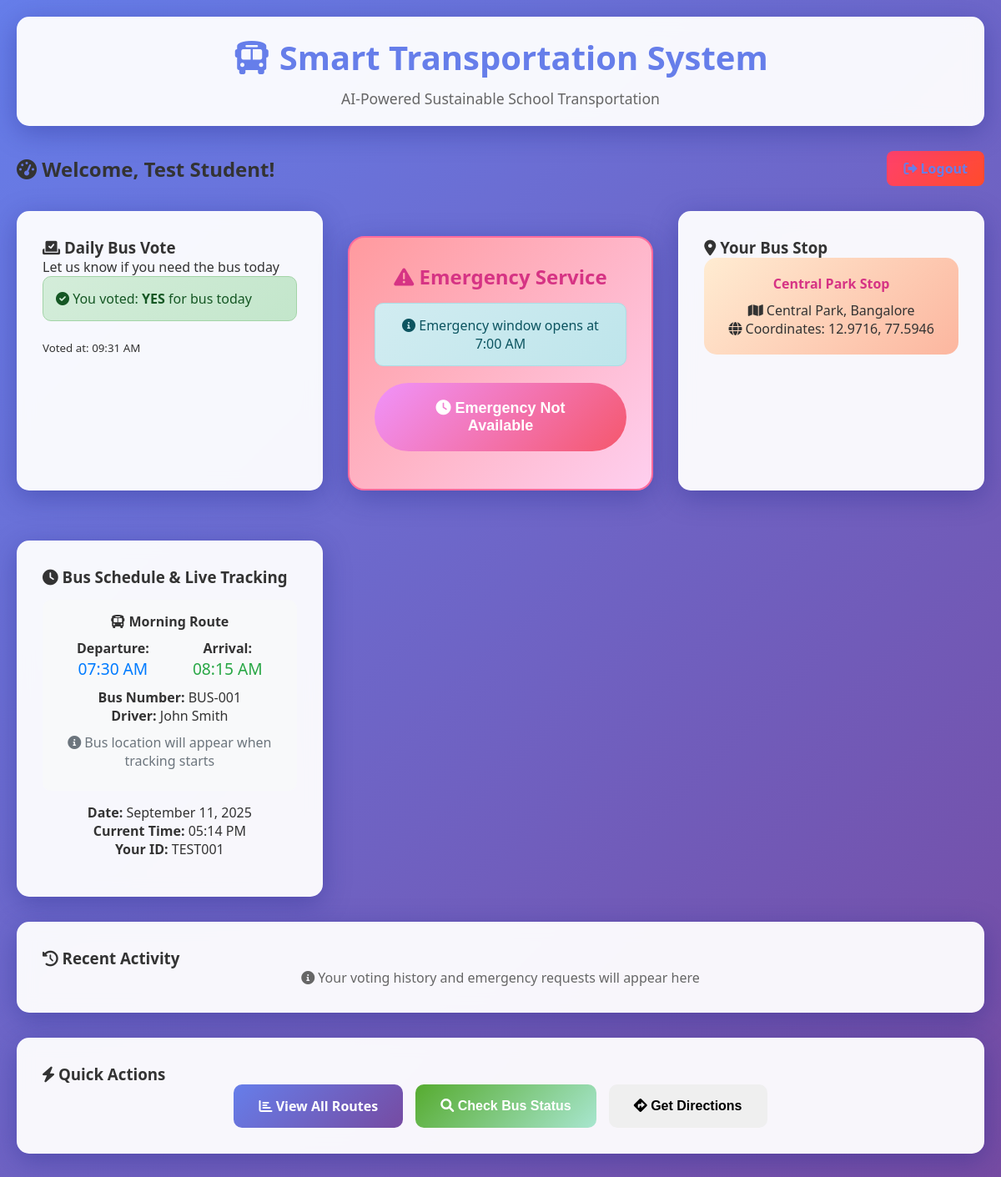
The app's page /dashboard (signed in) with its own data.
### app.py (models this page shows)
class Student(UserMixin, db.Model):
    id = db.Column(db.Integer, primary_key=True)
    student_id = db.Column(db.String(20), unique=True, nullable=False)
    name = db.Column(db.String(100), nullable=False)
    password_hash = db.Column(db.String(120), nullable=False)
    stop_id = db.Column(db.Integer, db.ForeignKey('bus_stop.id'), nullable=False)
    created_at = db.Column(db.DateTime, default=datetime.utcnow)
    stop = db.relationship('BusStop', backref='students')
    votes = db.relationship('DailyVote', backref='student', lazy=True)
    emergency_requests = db.relationship('EmergencyRequest', backref='student', lazy=True)

class DailyVote(db.Model):
    id = db.Column(db.Integer, primary_key=True)
    student_id = db.Column(db.Integer, db.ForeignKey('student.id'), nullable=False)
    vote_date = db.Column(db.Date, nullable=False)
    needs_bus = db.Column(db.Boolean, nullable=False)
    voted_at = db.Column(db.DateTime, default=datetime.utcnow)
    __table_args__ = (db.UniqueConstraint('student_id', 'vote_date', name='unique_daily_vote'),)

class BusStop(db.Model):
    id = db.Column(db.Integer, primary_key=True)
    name = db.Column(db.String(100), nullable=False)
    latitude = db.Column(db.Float, nullable=False)
    longitude = db.Column(db.Float, nullable=False)
    address = db.Column(db.String(200))
    created_at = db.Column(db.DateTime, default=datetime.utcnow)

class BusSchedule(db.Model):
    id = db.Column(db.Integer, primary_key=True)
    route_name = db.Column(db.String(100), nullable=False)
    departure_time = db.Column(db.Time, nullable=False)
    arrival_time = db.Column(db.Time, nullable=False)
    bus_number = db.Column(db.String(20), nullable=False)
    driver_name = db.Column(db.String(100), nullable=False)
    is_active = db.Column(db.Boolean, default=True)
    created_at = db.Column(db.DateTime, default=datetime.utcnow)

### app.py (the view)
@app.route('/dashboard')
@login_required
def dashboard():
    today = datetime.now().date()
    now = datetime.now()
    today_vote = DailyVote.query.filter_by(
        student_id=current_user.id,
        vote_date=today
    ).first()
    emergency_active = False
    current_time = now.time()
    if current_time >= datetime.strptime("07:00", "%H:%M").time() and \
       current_time <= datetime.strptime("07:30", "%H:%M").time():
        emergency_active = True
    user_stop = BusStop.query.get(current_user.stop_id)
    bus_schedule = BusSchedule.query.filter_by(is_active=True).first()
    bus_location = BusLocation.query.order_by(BusLocation.timestamp.desc()).first()
    return render_template('dashboard.html',
                         current_user=current_user,
                         today_vote=today_vote,
                         emergency_active=emergency_active,
                         user_stop=user_stop,
                         now=now,
                         bus_schedule=bus_schedule,
                         bus_location=bus_location)

### app.py (called while the page is built)
@login_manager.user_loader
def load_user(user_id):
    return Student.query.get(int(user_id))

### templates/dashboard.html (shortened to what this page needs)
{% extends "base.html" %}
{% block content %}
<div class="nav">
    <h2><i class="fas fa-tachometer-alt"></i> Welcome, {{ current_user.name }}!</h2>
    <a href="{{ url_for('logout') }}" class="btn btn-danger">
        <i class="fas fa-sign-out-alt"></i> Logout
    </a>
</div>
<div class="dashboard-grid">
    <div class="card">
        <h3><i class="fas fa-vote-yea"></i> Daily Bus Vote</h3>
        <p>Let us know if you need the bus today</p>
        {% if today_vote %}
            <div class="alert alert-success">
                <i class="fas fa-check-circle"></i>
                You voted: <strong>{{ 'YES' if today_vote.needs_bus else 'NO' }}</strong> for bus today
            </div>
            <p><small>Voted at: {{ today_vote.voted_at.strftime('%I:%M %p') }}</small></p>
        {% endif %}
    </div>
    <div class="card emergency-section {% if emergency_active %}emergency-active{% endif %}">
        <h3><i class="fas fa-exclamation-triangle"></i> Emergency Service</h3>
        {% if emergency_active %}
            <div class="alert alert-danger">
                <i class="fas fa-clock"></i> Emergency window is active (7:00 AM - 7:30 AM)
            </div>
            <button onclick="requestEmergency()" class="btn btn-warning">
                <i class="fas fa-bell"></i> Request Emergency Bus
            </button>
            <p><small>Click if you missed your regular bus</small></p>
        {% else %}
            <div class="alert alert-info">
                <i class="fas fa-info-circle"></i> Emergency window opens at 7:00 AM
            </div>
            <button class="btn btn-warning" disabled>
                <i class="fas fa-clock"></i> Emergency Not Available
            </button>
        {% endif %}
    </div>
    <div class="card">
        <h3><i class="fas fa-map-marker-alt"></i> Your Bus Stop</h3>
        <div class="stop-info">
            <h4>{{ user_stop.name }}</h4>
            <p><i class="fas fa-map"></i> {{ user_stop.address }}</p>
            <p><i class="fas fa-globe"></i> Coordinates: {{ "%.4f"|format(user_stop.latitude) }}, {{ "%.4f"|format(user_stop.longitude) }}</p>
        </div>
    </div>
    <div class="card">
        <h3><i class="fas fa-clock"></i> Bus Schedule & Live Tracking</h3>
        <div style="text-align: center;">
            {% if bus_schedule %}
                <div style="margin: 15px 0; padding: 15px; background: #f8f9fa; border-radius: 10px;">
                    <h4><i class="fas fa-bus"></i> {{ bus_schedule.route_name }}</h4>
                    <div style="display: flex; justify-content: space-around; margin: 10px 0;">
                        <div>
                            <strong>Departure:</strong><br>
                            <span style="font-size: 1.2em; color: #007bff;">{{ bus_schedule.departure_time.strftime('%I:%M %p') }}</span>
                        </div>
                        <div>
                            <strong>Arrival:</strong><br>
                            <span style="font-size: 1.2em; color: #28a745;">{{ bus_schedule.arrival_time.strftime('%I:%M %p') }}</span>
                        </div>
                    </div>
                    <div style="margin: 10px 0;">
                        <strong>Bus Number:</strong> {{ bus_schedule.bus_number }}<br>
                        <strong>Driver:</strong> {{ bus_schedule.driver_name }}
                    </div>
                    {% if bus_location %}
                        <div style="margin: 15px 0; padding: 10px; background: #d4edda; border-radius: 5px;">
                            <strong><i class="fas fa-map-marker-alt"></i> Live Location:</strong><br>
                            <span id="live-location">{{ bus_location.status.title() }}</span><br>
                            <small>Updated: {{ bus_location.timestamp.strftime('%I:%M %p') }}</small>
                        </div>
                    {% else %}
                        <div style="margin: 10px 0; color: #6c757d;">
                            <i class="fas fa-info-circle"></i> Bus location will appear when tracking starts
                        </div>
                    {% endif %}
                </div>
            {% else %}
                <div style="margin: 15px 0; color: #6c757d;">
                    <i class="fas fa-info-circle"></i> Bus schedule will be available after route optimization
                </div>
            {% endif %}
            <div style="margin: 15px 0;">
                <strong>Date:</strong> {{ now.strftime('%B %d, %Y') }}<br>
                <strong>Current Time:</strong> {{ now.strftime('%I:%M %p') }}<br>
                <strong>Your ID:</strong> {{ current_user.student_id }}
            </div>
        </div>
    </div>
</div>
<div class="card">
    <h3><i class="fas fa-history"></i> Recent Activity</h3>
    <div style="text-align: center; color: #666;">
        <i class="fas fa-info-circle"></i>
        Your voting history and emergency requests will appear here
    </div>
</div>
<div class="card">
    <h3><i class="fas fa-bolt"></i> Quick Actions</h3>
    <div style="display: flex; gap: 15px; flex-wrap: wrap; justify-content: center;">
        <a href="{{ url_for('admin_dashboard_secure') }}" class="btn btn-primary">
            <i class="fas fa-chart-bar"></i> View All Routes
        </a>
        <button onclick="checkBusStatus()" class="btn btn-success">
            <i class="fas fa-search"></i> Check Bus Status
        </button>
        <button onclick="getDirections()" class="btn btn-info">
            <i class="fas fa-directions"></i> Get Directions
        </button>
    </div>
</div>
{% endblock %}

### static/css/style.css (style rules this page uses)
* { margin: 0; padding: 0; box-sizing: border-box; }
body { font-family: 'Segoe UI', Tahoma, Geneva, Verdana, sans-serif; background: linear-gradient(135deg, #667eea 0%, #764ba2 100%); min-height: 100vh; color: #333; }
.card { background: rgba(255, 255, 255, 0.95); backdrop-filter: blur(10px); border-radius: 15px; padding: 30px; margin-bottom: 30px; box-shadow: 0 8px 32px rgba(31, 38, 135, 0.37); border: 1px solid rgba(255, 255, 255, 0.18); transition: transform 0.3s ease, box-shadow 0.3s ease; }
.btn { padding: 15px 30px; border: none; border-radius: 10px; font-size: 16px; font-weight: 600; cursor: pointer; transition: all 0.3s ease; text-decoration: none; display: inline-block; text-align: center; }
.btn-primary { background: linear-gradient(135deg, #667eea, #764ba2); color: white; }
.btn-success { background: linear-gradient(135deg, #56ab2f, #a8e6cf); color: white; }
.btn-danger { background: linear-gradient(135deg, #ff416c, #ff4b2b); color: white; }
.btn-warning { background: linear-gradient(135deg, #f093fb, #f5576c); color: white; font-size: 18px; padding: 20px 40px; border-radius: 50px; animation: pulse 2s infinite; }
.emergency-section { background: linear-gradient(135deg, #ff9a9e, #fecfef); border: 2px solid #ff6b9d; text-align: center; padding: 30px; border-radius: 20px; margin: 30px 0; }
.emergency-section h3 { color: #d63384; margin-bottom: 15px; font-size: 1.5rem; }
.alert { padding: 15px; border-radius: 10px; margin-bottom: 20px; font-weight: 500; }
.alert-success { background: linear-gradient(135deg, #d4edda, #c3e6cb); border: 1px solid #a3d4a7; color: #155724; }
.alert-info { background: linear-gradient(135deg, #d1ecf1, #bee5eb); border: 1px solid #abdde5; color: #0c5460; }
.dashboard-grid { display: grid; grid-template-columns: repeat(auto-fit, minmax(300px, 1fr)); gap: 30px; margin-top: 30px; }
.stop-info { background: linear-gradient(135deg, #ffecd2, #fcb69f); border-radius: 15px; padding: 20px; text-align: center; }
.stop-info h4 { color: #d63384; margin-bottom: 10px; }
.nav { display: flex; justify-content: space-between; align-items: center; margin-bottom: 20px; }
.nav a { color: #667eea; text-decoration: none; font-weight: 600; padding: 10px 20px; border-radius: 8px; transition: background 0.3s ease; }

### records on screen
Student: name "Test Student", student_id "TEST001"
DailyVote: needs_bus "YES", voted_at "09:31 AM"
BusStop: name "Central Park Stop", address "Central Park, Bangalore", latitude "12.9716", longitude "77.5946"
BusSchedule: route_name "Morning Route", departure_time "07:30 AM", arrival_time "08:15 AM", bus_number "BUS-001", driver_name "John Smith"

### other values on screen
{{ now.strftime('%B %d, %Y') }} "September 11, 2025"
{{ now.strftime('%I:%M %p') }} "05:14 PM"
